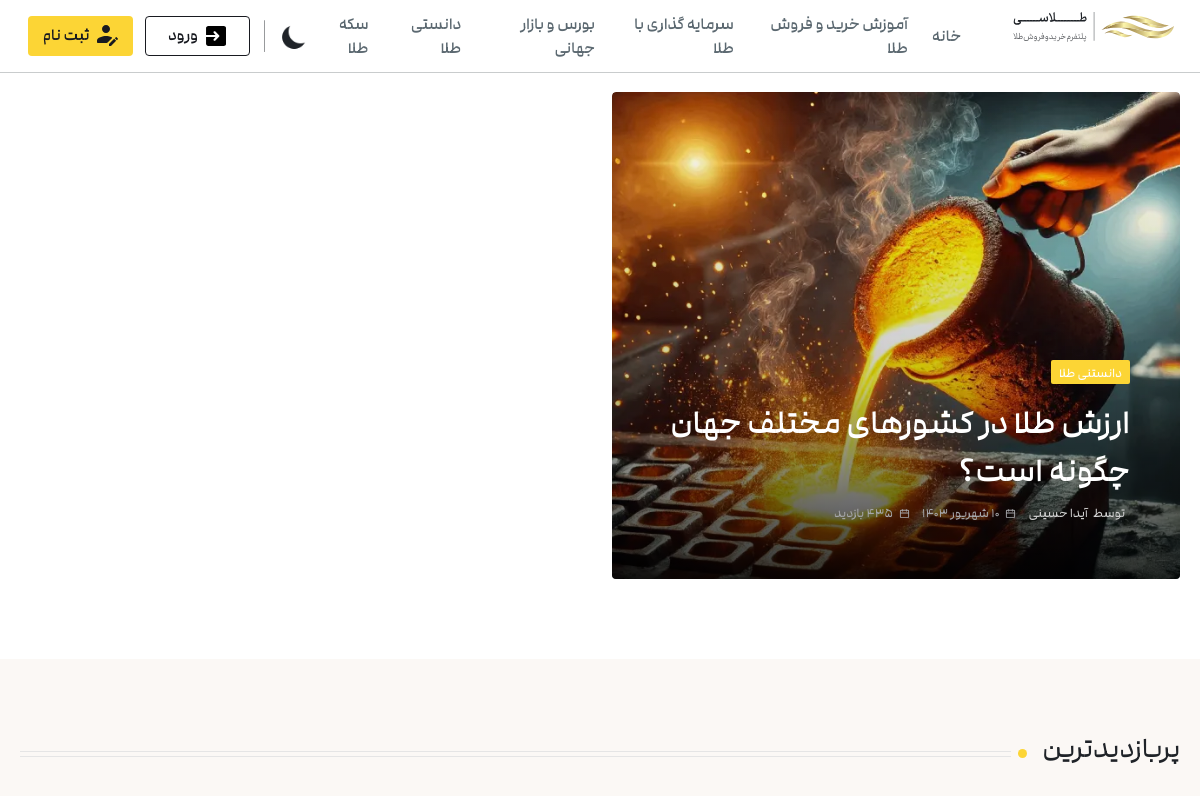
Page /blogs/ (upper part) on the earlier database version.
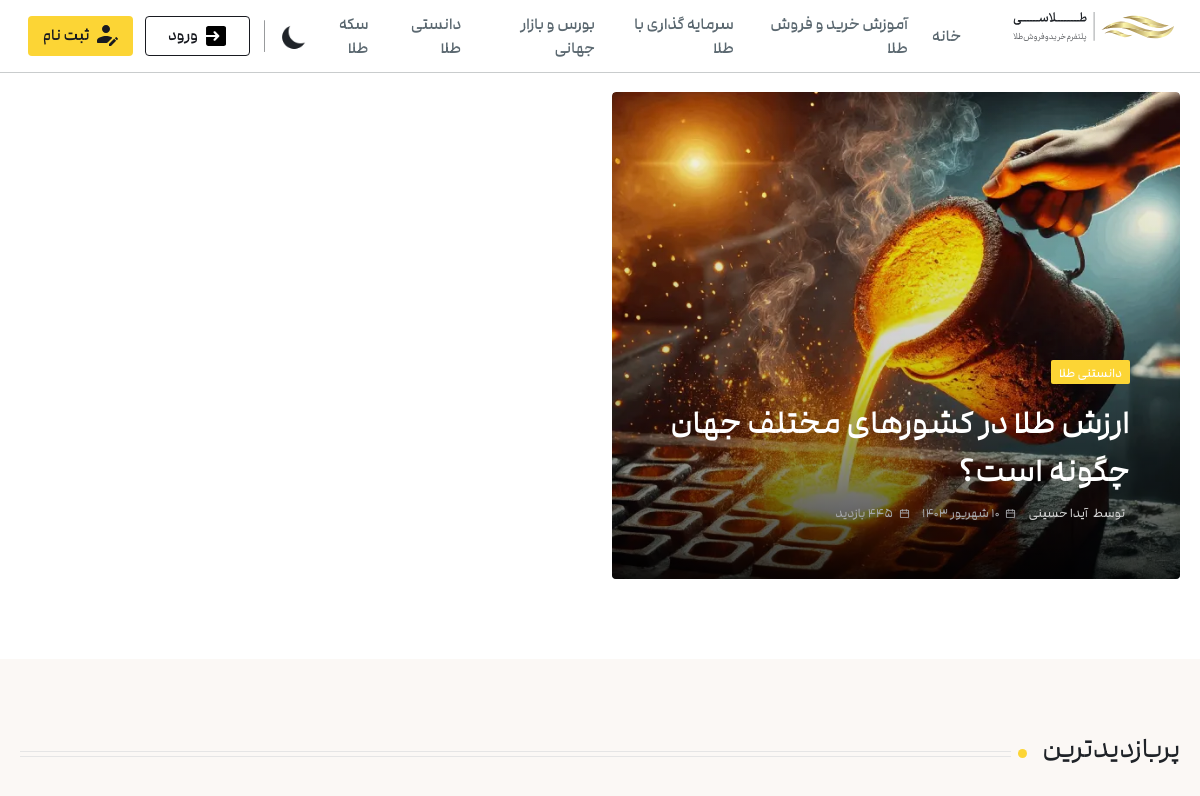
Same page on the later database version.
### blog/models.py (models this page shows, shortened)
class Blog(models.Model):
    title = models.CharField(max_length=200)
    author = models.ForeignKey("Blog_author",on_delete=models.CASCADE)
    text = MarkdownxField(null=True, blank=True)
    created = models.DateTimeField(auto_now_add=True)
    blogid = models.UUIDField(default=uuid.uuid4,primary_key=True,
                              unique=True,editable=False)
    blog_image = models.ImageField(default="golzaaar.webp")
    day = models.PositiveSmallIntegerField(
        validators=[MinValueValidator(1), MaxValueValidator(30)]
    )
    month = models.CharField(choices=MONTHS, max_length=50)
    year = models.IntegerField()
    view_count = models.PositiveIntegerField(default=0)
    subject  = models.CharField(choices=PHRASES, max_length=50,default="دانستنی طلا")

class Blog_author(models.Model):
    name = models.CharField(max_length=200)
    authorid = models.UUIDField(default=uuid.uuid4,primary_key=True,
                              unique=True,editable=False)
    discription = models.TextField(null=True,blank=True)
    author_img = models.ImageField()

### blog/views.py (the view)
# urls.py: path("blogs/",views.blogs,name="blogs"),
def blogs(request):
    big_blog = Blog.objects.get(title ="ارزش طلا در کشورهای مختلف جهان چگونه است؟")
    big_side = Blog.objects.filter(subject = "آموزش خرید و فروش طلا")[:3]
    popular_blog = Blog.objects.order_by("-view_count")[:5]
    latest = Blog.objects.order_by("-created")[:12]
    best_rated = Blog.objects.annotate(average_rating=Avg('ratings__rating')).order_by('-average_rating').first()
    best_rateds = Blog.objects.annotate(average_rating=Avg('ratings__rating')).order_by('-average_rating')[1:9]
    return render(request,"blogs.html",{"bigone":big_blog,"big_side":big_side,"popular_blog":popular_blog,"latest" : latest,"best_rated":best_rated,"best_rateds":best_rateds})

### templates/blogs.html (shortened to what this page needs)
{% extends "base_blog.html" %} {% block content %}
{% load static %}
<section class="wp-page-container">
  <div class="wp-page-content">
    <div class="main-mainarticle">
      <div class="main_rightArticle">
        <article class="main_rightArticleContent">
          <img
            alt="{{bigone.title}}"
            loading="lazy"
            width="760"
            height="487"
            decoding="async"
            data-nimg="1"
            class="main_backImg"
            src="{{bigone.blog_image.url}}"
            style="color: transparent"
          />
          <div class="main_backLinear"></div>
          <div class="main-wp-texts">
            <a class="main_wp_itemLink" href="/mag/facts"
              ><div class="main_itemLinkContent">
                <span>{{bigone.subject}}</span>
              </div></a
            >
            <h1 class="main-wp-title">
                <a
                  href="{% url "blog" bigone.blogid %}"
                  class="underline-hover-effect"
                  >{{bigone.title}}</a
                >
            </h1>
            <ul class="moreItem_moreData moreItem_onBanner">
              <div class="moreItem_moreDataContent">
                <a class="moreItem_moreDataItem" href="/mag/@ida"
                  ><span>توسط</span
                  ><span class="moreItem_author">{{bigone.author.name}}</span></a
                >
              </div>
              <div class="moreItem_moreDataContent">
                <li class="moreItem_moreDataItem">
                  <img
                    alt="تاریخ انتشار مقاله"
                    loading="lazy"
                    width="11"
                    height="11"
                    decoding="async"
                    data-nimg="1"
                    src="{% static "img/calender.svg" %}"
                    style="color: transparent"
                  /><span>{{bigone.day}} {{bigone.month}} {{bigone.year}}</span>
                </li>
              </div>
              <div class="moreItem_moreDataContent">
                <li class="moreItem_moreDataItem">
                  <img
                    alt="تاریخ انتشار مقاله"
                    loading="lazy"
                    width="11"
                    height="11"
                    decoding="async"
                    data-nimg="1"
                    src="{% static "img/calender.svg" %}"
                    style="color: transparent"
                  /><span>{{bigone.view_count}} بازدید</span>
                </li>
              </div>
            </ul>
          </div>
        </article>
      </div>
      <div class="main_leftArticles">
      </div>
    </div>
  </div>
</section>
<section class="wp-page-container main_popularArticlesContainer">
  <div class="wp-page-content">
    <div class="main_popularArticles">
      <div class="sectionTitle_sectionTopTitle">
        <h3>پربازدیدترین</h3>
        <div class="sectionTitle_titleDot"></div>
        <div class="sectionTitle_titleLines">
          <div class="sectionTitle_titleLine"></div>
          <div class="sectionTitle_titleLine"></div>
        </div>
      </div>
    </div>
  </div>
</section>
{% endblock content %}

Differences in the rows shown:
changed Blog "ارزش طلا در کشورهای مختلف جهان چگونه است؟": view_count "435" → "445"
